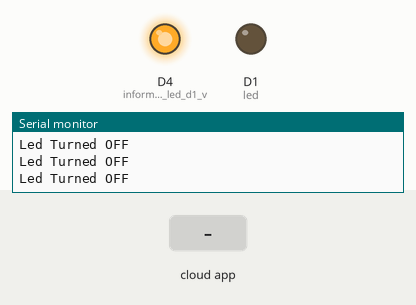
Simulated run of this sketch. Board: ESP8266 (NodeMCU). Parts: output pins drawn as LEDs (lit = HIGH), the last lines printed to the serial monitor. The test bench sets the inputs (shaded band). WiFi joins after 1.5 s; servers stay silent unless stated; the Firebase database answers and starts empty.

Above: at 3.8 s.
3.9 s: the phone or cloud app sets led to 1
At 4.6 s:
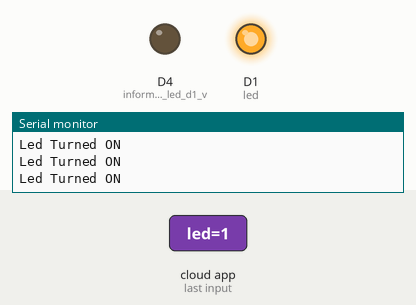
5.5 s: the phone or cloud app sets led to 0
At 5.8 s:
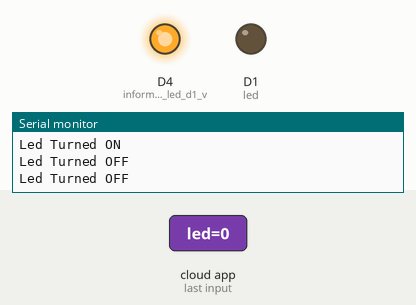
Timing chart, 0 to 8.5 s (numbered marks = the images above; inputs shaded):
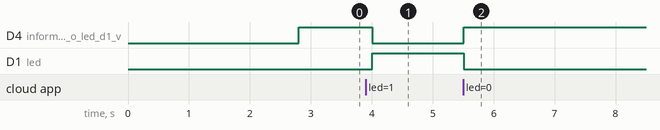

Measured:
- after the input at 3.9 s, D4 (informamos_que_o_led_d1_v): HIGH → LOW after 0.11 s; D1 (led): LOW → HIGH after 0.11 s
- after the input at 5.5 s, D4 (informamos_que_o_led_d1_v): LOW → HIGH at once; D1 (led): HIGH → LOW at once

The sketch:

Led.ino
```cpp
#include <FirebaseESP8266.h>
#include <ESP8266WiFi.h>

#define FIREBASE_HOST "aps5-e7174-default-rtdb.firebaseio.com" // Link da pagina do firebase, projeto.
#define FIREBASE_AUTH "UkLU5GNkWknCYqbH9PIcQJmA0KakuVuArgYvA4H7" // sua chave de segurança, contas de serviço
#define WIFI_SSID "teste"      // Nome do seu wifi
#define WIFI_PASSWORD "123456789"  // senha do seu wifi

FirebaseData firebaseData;

int fireStatus;   // criamos uma variavel de status
int led = D1;    // Selecionamos a porta que vamos acionar
void setup() {
  Serial.begin(9600);
  delay(1000);
  pinMode(LED_BUILTIN, OUTPUT);    // informamos que o led d1 vai ser uma saida
  pinMode(led, OUTPUT);               // informamos que o led d1 vai ser uma saida
  digitalWrite(led, LOW);                             // o led vai estar desligado
  WiFi.begin(WIFI_SSID, WIFI_PASSWORD);                 // conecta ao wifi
  Serial.print("Connecting to ");                 // verificação
  Serial.print(WIFI_SSID);                        // printf ssid
  while (WiFi.status() != WL_CONNECTED) {          // printf do status da conexão
    Serial.print(".");
    delay(500);
  }
  Serial.println();
  Serial.print("Connected to ");
  Serial.println(WIFI_SSID);
  Serial.print("IP Address is : ");
  Serial.println(WiFi.localIP());
  Firebase.begin(FIREBASE_HOST, FIREBASE_AUTH);
  Firebase.setInt(firebaseData, "led", 0);
}

void loop() {
  if(Firebase.getInt(firebaseData, "/led"))    // vamos puxar as informações do firebase a partir do getint.
  {
    fireStatus = firebaseData.intData();
    if (fireStatus == 1) {                      // nada mais que if e else
      Serial.println("Led Turned ON");
      digitalWrite(LED_BUILTIN, LOW);
        digitalWrite(led, HIGH);                    // liga led
    }
    else if (fireStatus == 0) {
      Serial.println("Led Turned OFF");
      digitalWrite(LED_BUILTIN, HIGH);
      digitalWrite(led, LOW);
    }
    else {
      Serial.println("Wrong Credential! Please send ON/OFF");
    }
  }
}
```
